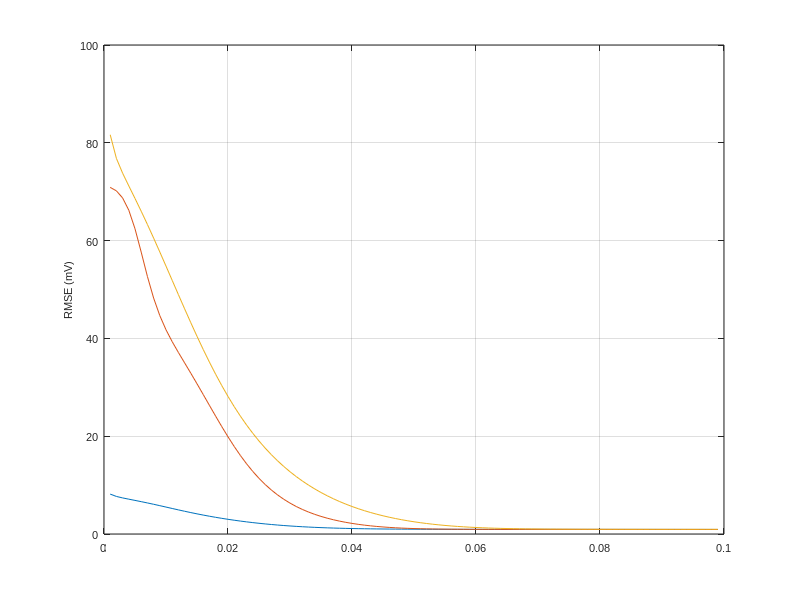

Write MATLAB code to recreate this figure.


FS = 8;             % fontsize - point
FS_Panel_Label = 12;

font = 'arial';
fig_width = 17;  % cm
fig_height = 7;  % cm

LW = 0.5;         % linewidth

fig_filename = '/Users/klayton/Dropbox/CRLBNeuro/manuscript/figures/pdf/DynamicCRB.pdf';
figure('units','centimeters','papersize',[fig_height fig_width],'filename',fig_filename,'position',[2 2 fig_width fig_height]);

load crb_convergence_results.mat

%%
displayInd = 1;

crbData = squeeze(sqrt(crbModels(displayInd,2:end,:)));
l1=plot(t(2:end),crbData,'-');

% set(gca,'YScale','log','YGrid','on')
% set(gca,'YScale','linear','YGrid','on')
% xlim([0 20])
grid on;


laby=ylabel('RMSE (mV)');
% set(gca,'XTick',[2 6 11 16],'XTickLabel',{'JR alpha','JR seizure','Wendling alpha','Wendling seizure'})
% set(gca,'XTick',[1 3 5 7],'XTickLabel',{'JR alpha','JR seizure','Wendling alpha','Wendling seizure'})
% ylim([1e-6 1e3])
% ylim([0 10])

set([gca laby],'fontsize',FS,'fontname',font)

return
%%
export_fig(fig_filename)